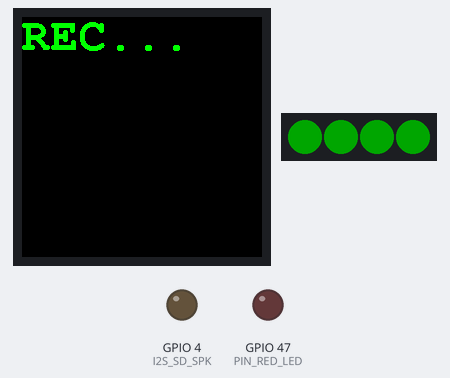
Recording of a program running on a simulated ESP32-S3. Parts: 240×240 colour display, 4 RGB LEDs in strip order, left to right, output pins drawn as LEDs (lit = HIGH). Dim RGB values are drawn brighter than linear; I2S audio is not simulated (input reads silence).

Above: at 0.3 s.

The program:

main.cpp
```cpp
#include <Adafruit_NeoPixel.h>
#include <TFT_eSPI.h>
#include <driver/i2s.h>
#include <esp_system.h>

TFT_eSPI tft = TFT_eSPI();

// 定义麦克风和扬声器的I2S引脚
#define I2S_BCLK_MIC 39
#define I2S_LRC_MIC 41
#define I2S_DIN_MIC 40

#define I2S_BCLK_SPK 6
#define I2S_LRC_SPK 7
#define I2S_DOUT_SPK 5
#define I2S_SD_SPK 4

#define PIN_LED 48
#define PIN_RED_LED 47

// 定义音频参数
#define SAMPLE_RATE 16000
#define BUFFER_SIZE (1024 * 1024 * 2) // 缓冲区总大小，单位为字节
#define FRAME_SIZE 1024 * 2           // 每帧的采样点数
#define VAD_THRESHOLD 40              // 语音活动检测阈值
#define SILENCE_FRAME_COUNT 10        // 连续静默帧数阈值（160帧 * 10ms ≈ 1秒）
#define PITCH_FACTOR 1.5              // 音调提高因子

// 音频缓冲区
void *audioBuffer;
void *processedBuffer;
char buf[256] = {0};
Adafruit_NeoPixel pixels(4, PIN_LED, NEO_GRB + NEO_KHZ800);

void displayInit() {
  tft.begin();
  tft.setRotation(3);
  tft.setTextColor(TFT_WHITE, TFT_BLACK);
  tft.fillScreen(TFT_BLACK);
  tft.setFreeFont(&FreeMonoBold24pt7b);
}

void inline initPixels() {
  pinMode(PIN_RED_LED, OUTPUT);
  digitalWrite(PIN_RED_LED, LOW);
  pixels.begin();
  pixels.setBrightness(40);
  pixels.clear();
  pixels.show();
}

void setup() {
  Serial.begin(115200);
  displayInit();
  initPixels();
  audioBuffer = ps_malloc(BUFFER_SIZE);
  processedBuffer = ps_malloc(BUFFER_SIZE);

  pinMode(I2S_SD_SPK, OUTPUT);
  digitalWrite(I2S_SD_SPK, LOW);
  // 配置麦克风的I2S
  i2s_config_t micConfig = {.mode = (i2s_mode_t)(I2S_MODE_MASTER | I2S_MODE_RX),
                            .sample_rate = SAMPLE_RATE,
                            .bits_per_sample = I2S_BITS_PER_SAMPLE_16BIT,
                            .channel_format = I2S_CHANNEL_FMT_ONLY_LEFT,
                            .communication_format = I2S_COMM_FORMAT_STAND_I2S,
                            .intr_alloc_flags = 0,
                            .dma_buf_count = 8,
                            .dma_buf_len = 64,
                            .use_apll = false};
  i2s_pin_config_t micPinConfig = {.bck_io_num = I2S_BCLK_MIC,
                                   .ws_io_num = I2S_LRC_MIC,
                                   .data_out_num = I2S_PIN_NO_CHANGE,
                                   .data_in_num = I2S_DIN_MIC};
  i2s_driver_install(I2S_NUM_0, &micConfig, 0, NULL);
  i2s_set_pin(I2S_NUM_0, &micPinConfig);

  // 配置扬声器的I2S
  i2s_config_t spkConfig = {.mode = (i2s_mode_t)(I2S_MODE_MASTER | I2S_MODE_TX),
                            .sample_rate = SAMPLE_RATE,
                            .bits_per_sample = I2S_BITS_PER_SAMPLE_16BIT,
                            .channel_format = I2S_CHANNEL_FMT_ONLY_LEFT,
                            .communication_format = I2S_COMM_FORMAT_STAND_I2S,
                            .intr_alloc_flags = 0,
                            .dma_buf_count = 8,
                            .dma_buf_len = 64,
                            .use_apll = false};
  i2s_pin_config_t spkPinConfig = {.bck_io_num = I2S_BCLK_SPK,
                                   .ws_io_num = I2S_LRC_SPK,
                                   .data_out_num = I2S_DOUT_SPK,
                                   .data_in_num = I2S_PIN_NO_CHANGE};
  i2s_driver_install(I2S_NUM_1, &spkConfig, 0, NULL);
  i2s_set_pin(I2S_NUM_1, &spkPinConfig);
}

bool isVoiceActive(int16_t *data, size_t sampleCount, int threshold) {
  uint32_t energy = 0;
  for (size_t i = 0; i < sampleCount; i++) {
    energy += abs(data[i]);
  }
  return energy > threshold * sampleCount;
}

void pitchShift(int16_t *input, int16_t *output, size_t sampleCount,
                float pitchFactor) {
  size_t newSampleCount = (size_t)(sampleCount / pitchFactor);
  if (newSampleCount > BUFFER_SIZE / sizeof(int16_t)) {
    newSampleCount = BUFFER_SIZE / sizeof(int16_t);
  }

  for (size_t i = 0; i < newSampleCount; i++) {
    float index = i * pitchFactor;
    size_t lowerIndex = (size_t)index;
    float frac = index - lowerIndex;
    if (lowerIndex + 1 < sampleCount) {
      output[i] = (int16_t)(input[lowerIndex] * (1 - frac) +
                            input[lowerIndex + 1] * frac);
    } else {
      output[i] = input[lowerIndex];
    }
  }

  for (size_t i = newSampleCount; i < sampleCount; i++) {
    output[i] = 0;
  }
}

void loop() {
  size_t totalBytesRead = 0;
  bool recording = true;
  uint32_t silenceFrameCount = 0;
  uint32_t validFrameCount = 0;
  uint32_t lastVoiceTime = 0;

  tft.fillScreen(TFT_BLACK);
  tft.setTextColor(TFT_GREEN);
  tft.drawString("REC...", 0, 0, 1);
  pixels.fill(0x00FF00);
  pixels.show();
  while (recording) {
    size_t bytesRead;
    i2s_read(I2S_NUM_0, audioBuffer + totalBytesRead,
             FRAME_SIZE * sizeof(int16_t), &bytesRead, portMAX_DELAY);
    int16_t *audioData = (int16_t *)(audioBuffer + totalBytesRead);
    size_t sampleCount = bytesRead / sizeof(int16_t);

    if (isVoiceActive(audioData, sampleCount, VAD_THRESHOLD)) {
      silenceFrameCount = 0;
      lastVoiceTime = millis();
      totalBytesRead += bytesRead;
      validFrameCount += 1;
    } else {
      if (validFrameCount > 0) {
        totalBytesRead += bytesRead;
        if (silenceFrameCount >= SILENCE_FRAME_COUNT) {
          recording = false;
        }
      }
      silenceFrameCount++;
    }
    if (totalBytesRead >= BUFFER_SIZE) {
      recording = false;
    }
    delay(10);
  }

  size_t processedSampleCount =
      (size_t)(totalBytesRead / sizeof(int16_t) / PITCH_FACTOR);
  pitchShift((int16_t *)audioBuffer, (int16_t *)processedBuffer,
             totalBytesRead / sizeof(int16_t), PITCH_FACTOR);

  tft.fillScreen(TFT_BLACK);
  tft.setTextColor(TFT_PINK);
  tft.drawString("PLAY...", 0, 0, 1);
  pixels.fill(0xFF0000);
  pixels.show();
  size_t bytesWritten;
  digitalWrite(I2S_SD_SPK, HIGH);
  i2s_write(I2S_NUM_1, processedBuffer, processedSampleCount * sizeof(int16_t),
            &bytesWritten, portMAX_DELAY);
  digitalWrite(I2S_SD_SPK, LOW);
  delay(100);
}
```
